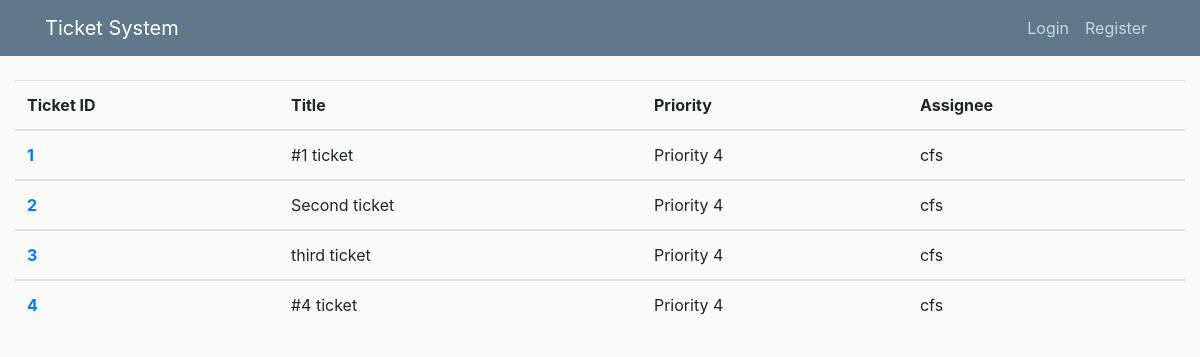
The app's page /, older data.
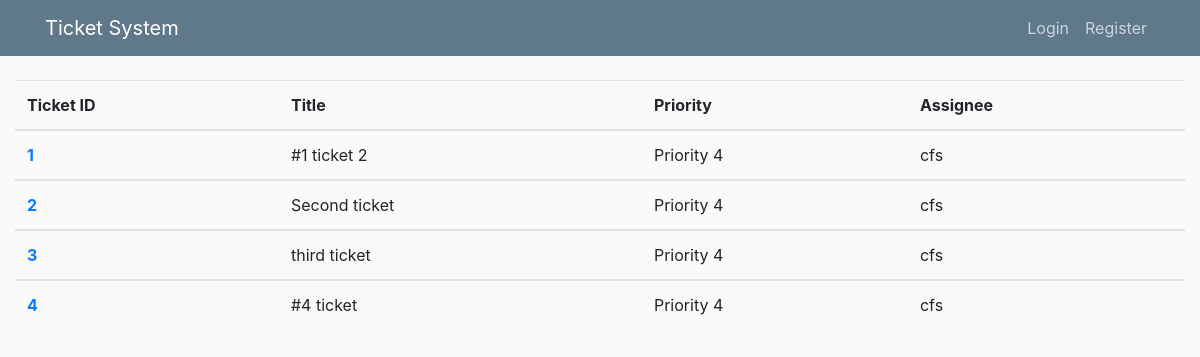
The same page, newer data.
### blog/models.py (models this page shows, shortened)
class Post(models.Model):
    title = models.CharField(max_length=100)
    content = models.TextField()
    date_posted = models.DateTimeField(default=timezone.now)
    author = models.ForeignKey(User, on_delete=models.CASCADE)

### blog/views.py (the view)
# urls.py: path('', PostListView.as_view(), name='blog-home'),
class PostListView(ListView):
    model = Post
    template_name = 'blog/home.html' # <app>/<model>_<viewtype>.html
    context_object_name = 'posts'
    paginate_by = 5 # makes it 5 posts per page

### blog/templates/blog/home.html
{% extends "blog/base.html" %}
{% block content %}
        <table class="table table-hover">
          <thead>
            <tr>
              <th scope="col">Ticket ID</th>
              <th scope="col">Title</th>
              <th scope="col">Priority</th>
              <th scope="col">Assignee</th>
            </tr>
          </thead>
          {% for post in posts %}
            <tbody>
              <tr>
                <th scope="row"><a href="{% url 'post-detail' post.id %}">{{ forloop.counter }}</a></th>
                <td>{{ post.title }}</td>
                <td>Priority 4</td>
                <td>{{ post.author }}</td>
              </tr>
            </tbody>
          {% endfor %}
        </table>
{% endblock content %}

Row changes from the older to the newer data that the page shows:
changed Post: title "#1 ticket" → "#1 ticket 2"
